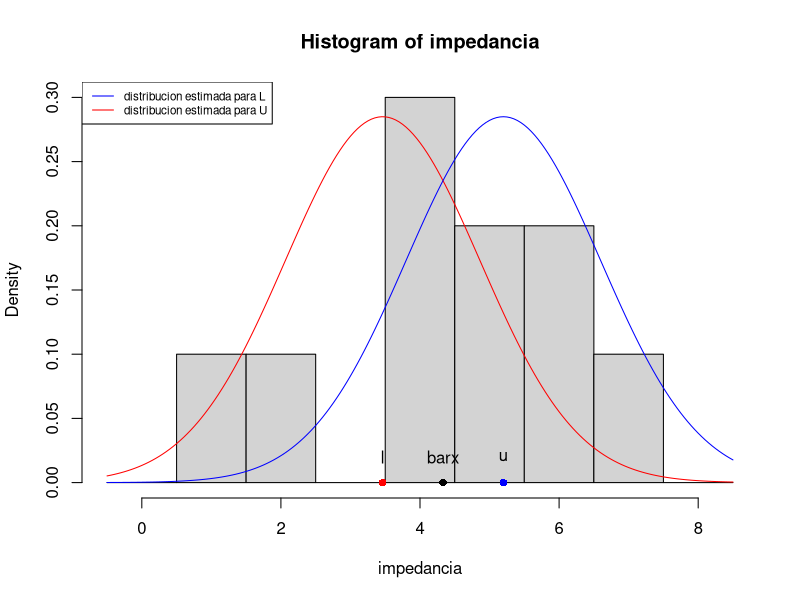
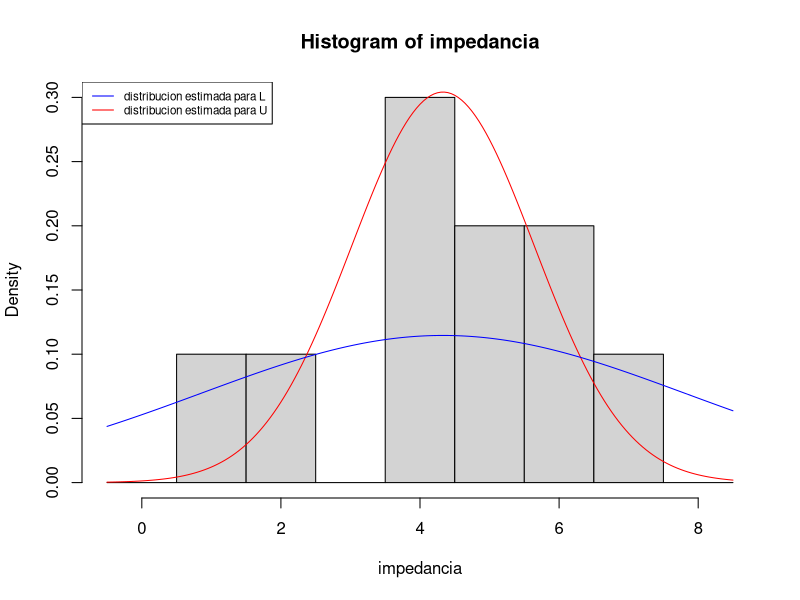

Reproduce these figures in R, in order.
## ---- chunk 1
impedancia <- c(3.5770178, 5.0143659, 3.7070832, 2.2291746, 5.8379677, 6.9030882, 3.8876109, 6.3709878, 5.0670940, 0.7123772)
## ---- chunk 2
barx <- mean(impedancia)
barx
## ---- chunk 3
z0.025 <- qnorm(0.025)
z0.025 
z0.925 <- qnorm(0.925)
z0.925 
## ---- chunk 4
fsup <- 1.959964*1.4/sqrt(10)
fsup
## ---- chunk 5
CI <- c(barx-fsup,barx+fsup)
CI
## ---- chunk 6
#rango de valores observables
x <- seq(-0.5,8.5,0.05)

#histograma de mediciones
hist(impedancia, br=seq(-0.5,8.5), freq=FALSE, col="lightgrey")

#distribucion para L
lines(x,dnorm(x, mean=CI[1], sd=1.4), col="red")

#distribucion para U
lines(x,dnorm(x, mean=CI[2], sd=1.4), col="blue")

legend("topleft",c("distribucion estimada para L", "distribucion estimada para U"), col=c("blue","red"), lty=1, cex=0.7 )

#xbar
points(barx, 0, pch=16)
text(barx, 0.02, "barx")

#l
points(CI[1], 0, pch=16,col="red")
text(CI[1], 0.02, "l")

#u
points(CI[2], 0, pch=16,col="blue")
text(CI[2], 0.02, "u")
## ---- chunk 7
shapiro.test(impedancia)
## ---- chunk 8
library(TeachingDemos) 
z.test(impedancia, sd=1.4)
## ---- chunk 9
t0.025 <- qt(0.025,df=9)
t0.025
t0.975 <- qt(0.975,df=9)
t0.975
## ---- chunk 10
barx <- mean(impedancia)
barx
s <-sd(impedancia)
s
## ---- chunk 11
fsup <- 2.262157*s/sqrt(10)
fsup
CI <- c(barx-fsup,barx+fsup)
CI
## ---- chunk 12
 t.test(impedancia, conf.level = 0.95)
## ---- chunk 13
s<-sd(impedancia)
s^2
## ---- chunk 14
chi0.025 <- qchisq(0.025, df=9)
chi0.025
chi0.975 <- qchisq(0.975, df=9)
chi0.975
## ---- chunk 15
n <- 10
CI<-c(s^2*(n-1)/chi0.975, s^2*(n-1)/chi0.025)
CI
## ---- chunk 16
sigma.test(impedancia)
## ---- chunk 17
x <- seq(-0.5,8.5,0.05)

hist(impedancia, br=seq(-0.5,8.5),freq=FALSE, col="lightgrey")

lines(x,dnorm(x, mean=barx, sd=sqrt(CI[1])), col="red")
lines(x,dnorm(x, mean=barx, sd=sqrt(CI[2])),col="blue")

legend("topleft",c("distribucion estimada para L", "distribucion estimada para U"), col=c("blue","red"), lty=1, cex=0.7 )
